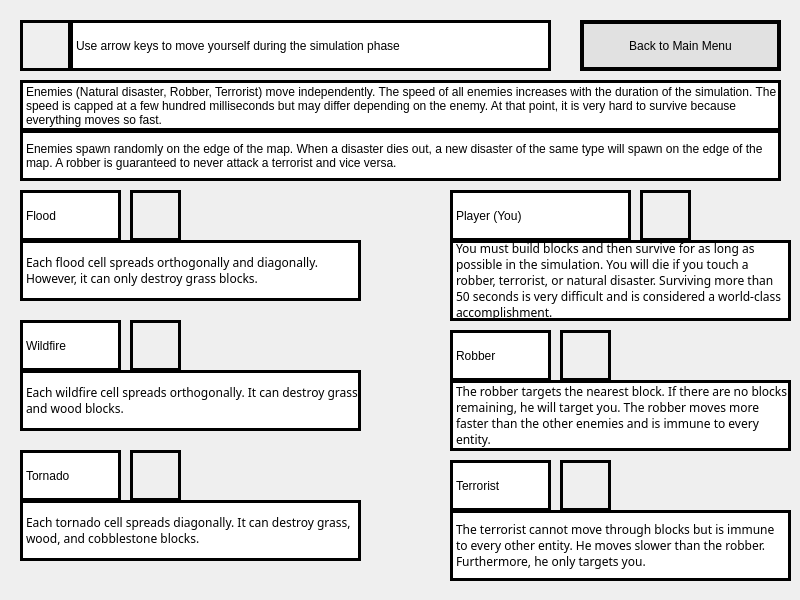
<?xml version="1.0" encoding="UTF-8"?>
<ui version="4.0">
 <class>MainWindow</class>
 <widget class="QMainWindow" name="MainWindow">
  <property name="geometry">
   <rect>
    <x>0</x>
    <y>0</y>
    <width>800</width>
    <height>600</height>
   </rect>
  </property>
  <property name="windowTitle">
   <string>MainWindow</string>
  </property>
  <widget class="QWidget" name="centralwidget">
   <widget class="QStackedWidget" name="stackedWidget">
    <property name="geometry">
     <rect>
      <x>0</x>
      <y>0</y>
      <width>801</width>
      <height>601</height>
     </rect>
    </property>
    <property name="styleSheet">
     <string notr="true"/>
    </property>
    <property name="currentIndex">
     <number>1</number>
    </property>
    <widget class="QWidget" name="mainMenuPage">
     <property name="autoFillBackground">
      <bool>false</bool>
     </property>
     <property name="styleSheet">
      <string notr="true">QWidget#mainMenuPage{
	background-image: url(:/img/img/apocalypseBackground.jpg);
}</string>
     </property>
     <widget class="QWidget" name="horizontalLayoutWidget">
      <property name="geometry">
       <rect>
        <x>240</x>
        <y>470</y>
        <width>301</width>
        <height>131</height>
       </rect>
      </property>
      <layout class="QHBoxLayout" name="horizontalLayout_3">
       <item>
        <widget class="QPushButton" name="playGameButton">
         <property name="sizePolicy">
          <sizepolicy hsizetype="Preferred" vsizetype="Preferred">
           <horstretch>0</horstretch>
           <verstretch>0</verstretch>
          </sizepolicy>
         </property>
         <property name="autoFillBackground">
          <bool>false</bool>
         </property>
         <property name="styleSheet">
          <string notr="true">QWidget#playGameButton{
	border-width: 4px;
	border-style: solid;
	border-color: green;
	background-color: rgb(170, 255, 127);
	font: 9px &quot;8514oem&quot;;
}

QWidget#playGameButton::pressed{
	border-width: 4px;
	border-style: solid;
	border-color: green;
	background-color: rgb(0, 255, 0);
	font: 9px &quot;8514oem&quot;;
}
</string>
         </property>
         <property name="text">
          <string>Play Game</string>
         </property>
        </widget>
       </item>
       <item>
        <layout class="QVBoxLayout" name="verticalLayout_3">
         <item>
          <widget class="QPushButton" name="tutorialButton">
           <property name="sizePolicy">
            <sizepolicy hsizetype="Minimum" vsizetype="Preferred">
             <horstretch>0</horstretch>
             <verstretch>0</verstretch>
            </sizepolicy>
           </property>
           <property name="styleSheet">
            <string notr="true">QWidget#tutorialButton{
	border-width: 4px;
	border-style: solid;
	border-color: red;
	background-color: rgb(255, 170, 127);
	font: 9px &quot;8514oem&quot;;
}

QWidget#tutorialButton::pressed{
	border-width: 4px;
	border-style: solid;
	border-color: red;
	background-color: rgb(255, 0, 127);
	font: 9px &quot;8514oem&quot;;
}</string>
           </property>
           <property name="text">
            <string>Tutorial</string>
           </property>
          </widget>
         </item>
         <item>
          <widget class="QPushButton" name="highscoresButton">
           <property name="sizePolicy">
            <sizepolicy hsizetype="Minimum" vsizetype="Preferred">
             <horstretch>0</horstretch>
             <verstretch>0</verstretch>
            </sizepolicy>
           </property>
           <property name="styleSheet">
            <string notr="true">QWidget#highscoresButton{
	border-width: 4px;
	border-style: solid;
	border-color: blue;
	background-color: rgb(170, 170, 255);
	font: 9px &quot;8514oem&quot;;
}

QWidget#highscoresButton::pressed{
	border-width: 4px;
	border-style: solid;
	border-color: blue;
	background-color: rgb(0, 85, 255);
	font: 9px &quot;8514oem&quot;;
}</string>
           </property>
           <property name="text">
            <string>Highscores</string>
           </property>
          </widget>
         </item>
        </layout>
       </item>
      </layout>
     </widget>
     <widget class="QLabel" name="titleLabel">
      <property name="geometry">
       <rect>
        <x>30</x>
        <y>30</y>
        <width>481</width>
        <height>81</height>
       </rect>
      </property>
      <property name="styleSheet">
       <string notr="true">QLabel#titleLabel{
	border-width: 4px;
	border-style: solid;
	border-color: black;
	background-color: rgb(230, 230, 230);
	font: 18pt &quot;Snap ITC&quot;;
}</string>
      </property>
      <property name="text">
       <string>End of World Survival Simulator</string>
      </property>
     </widget>
     <widget class="QLabel" name="musicLabel">
      <property name="geometry">
       <rect>
        <x>610</x>
        <y>20</y>
        <width>131</width>
        <height>41</height>
       </rect>
      </property>
      <property name="styleSheet">
       <string notr="true">QLabel#musicLabel{
	border-width: 3px;
	border-style: solid;
	border-color: black;
	background-color: white;
	font: 700 11pt &quot;Sitka Display&quot;;
	qproperty-alignment: AlignCenter;
}</string>
      </property>
      <property name="text">
       <string>Music</string>
      </property>
     </widget>
     <widget class="QCheckBox" name="musicCheckBox">
      <property name="geometry">
       <rect>
        <x>750</x>
        <y>20</y>
        <width>41</width>
        <height>41</height>
       </rect>
      </property>
      <property name="text">
       <string/>
      </property>
      <property name="checked">
       <bool>true</bool>
      </property>
      <property name="tristate">
       <bool>false</bool>
      </property>
     </widget>
    </widget>
    <widget class="QWidget" name="tutorialPage">
     <property name="styleSheet">
      <string notr="true">QWidget#tutorialPage{
	background-image: url(:/img/img/tutorialPageBackground.jpg);
}</string>
     </property>
     <widget class="QPushButton" name="tutorialPageBackToMainMenuButton">
      <property name="geometry">
       <rect>
        <x>580</x>
        <y>20</y>
        <width>201</width>
        <height>51</height>
       </rect>
      </property>
      <property name="styleSheet">
       <string notr="true">QWidget#tutorialPageBackToMainMenuButton{
	border-width: 4px;
	border-style: solid;
	border-color: black;
	background-color: rgb(225, 225, 225);
	font: 11pt &quot;Algerian&quot;;
}

QWidget#tutorialPageBackToMainMenuButton::pressed{
	border-width: 4px;
	border-style: solid;
	border-color: black;
	background-color: rgb(182, 182, 182);
	font: 11pt &quot;Algerian&quot;;
}</string>
      </property>
      <property name="text">
       <string>Back to Main Menu</string>
      </property>
     </widget>
     <widget class="QLabel" name="arrowKeysImageLabel">
      <property name="geometry">
       <rect>
        <x>20</x>
        <y>20</y>
        <width>51</width>
        <height>51</height>
       </rect>
      </property>
      <property name="styleSheet">
       <string notr="true">QLabel#arrowKeysImageLabel{
	border-width: 3px;
	border-style: solid;
	border-color: black;
}</string>
      </property>
      <property name="text">
       <string/>
      </property>
      <property name="pixmap">
       <pixmap resource="resource.qrc">:/img/img/arrowKeys.png</pixmap>
      </property>
      <property name="scaledContents">
       <bool>true</bool>
      </property>
     </widget>
     <widget class="QLabel" name="arrowKeysDescriptionLabel">
      <property name="geometry">
       <rect>
        <x>70</x>
        <y>20</y>
        <width>481</width>
        <height>51</height>
       </rect>
      </property>
      <property name="styleSheet">
       <string notr="true">QLabel#arrowKeysDescriptionLabel{
	border-width: 3px;
	border-style: solid;
	border-color: black;
	background-color: white;
	font: 700 11pt &quot;Sitka Display&quot;;
	qproperty-alignment: AlignCenter;
}</string>
      </property>
      <property name="text">
       <string>Use arrow keys to move yourself during the simulation phase</string>
      </property>
     </widget>
     <widget class="QLabel" name="playerLabel">
      <property name="geometry">
       <rect>
        <x>450</x>
        <y>190</y>
        <width>181</width>
        <height>51</height>
       </rect>
      </property>
      <property name="styleSheet">
       <string notr="true">QLabel#playerLabel{
	border-width: 3px;
	border-style: solid;
	border-color: black;
	background-color: white;
	font: 9pt &quot;8514oem&quot;;
	qproperty-alignment: AlignCenter;
}</string>
      </property>
      <property name="text">
       <string>Player (You)</string>
      </property>
     </widget>
     <widget class="QLabel" name="floodLabel">
      <property name="geometry">
       <rect>
        <x>20</x>
        <y>190</y>
        <width>101</width>
        <height>51</height>
       </rect>
      </property>
      <property name="styleSheet">
       <string notr="true">QLabel#floodLabel{
	border-width: 3px;
	border-style: solid;
	border-color: black;
	background-color: white;
	font: 9pt &quot;8514oem&quot;;
	qproperty-alignment: AlignCenter;
}</string>
      </property>
      <property name="text">
       <string>Flood</string>
      </property>
     </widget>
     <widget class="QLabel" name="playerImageLabel">
      <property name="geometry">
       <rect>
        <x>640</x>
        <y>190</y>
        <width>51</width>
        <height>51</height>
       </rect>
      </property>
      <property name="styleSheet">
       <string notr="true">QLabel#playerImageLabel{
	border-width: 3px;
	border-style: solid;
	border-color: black;
}</string>
      </property>
      <property name="text">
       <string/>
      </property>
      <property name="pixmap">
       <pixmap resource="resource.qrc">:/img/img/player.png</pixmap>
      </property>
      <property name="scaledContents">
       <bool>true</bool>
      </property>
     </widget>
     <widget class="QLabel" name="robberLabel">
      <property name="geometry">
       <rect>
        <x>450</x>
        <y>330</y>
        <width>101</width>
        <height>51</height>
       </rect>
      </property>
      <property name="styleSheet">
       <string notr="true">QLabel#robberLabel{
	border-width: 3px;
	border-style: solid;
	border-color: black;
	background-color: white;
	font: 9pt &quot;8514oem&quot;;
	qproperty-alignment: AlignCenter;
}</string>
      </property>
      <property name="text">
       <string>Robber</string>
      </property>
     </widget>
     <widget class="QLabel" name="robberImageLabel">
      <property name="geometry">
       <rect>
        <x>560</x>
        <y>330</y>
        <width>51</width>
        <height>51</height>
       </rect>
      </property>
      <property name="styleSheet">
       <string notr="true">QLabel#robberImageLabel{
	border-width: 3px;
	border-style: solid;
	border-color: black;
}</string>
      </property>
      <property name="text">
       <string/>
      </property>
      <property name="pixmap">
       <pixmap resource="resource.qrc">:/img/img/robber.jpg</pixmap>
      </property>
      <property name="scaledContents">
       <bool>true</bool>
      </property>
     </widget>
     <widget class="QLabel" name="terroristImageLabel">
      <property name="geometry">
       <rect>
        <x>560</x>
        <y>460</y>
        <width>51</width>
        <height>51</height>
       </rect>
      </property>
      <property name="styleSheet">
       <string notr="true">QLabel#terroristImageLabel{
	border-width: 3px;
	border-style: solid;
	border-color: black;
}</string>
      </property>
      <property name="text">
       <string/>
      </property>
      <property name="pixmap">
       <pixmap resource="resource.qrc">:/img/img/terrorist.jpg</pixmap>
      </property>
      <property name="scaledContents">
       <bool>true</bool>
      </property>
     </widget>
     <widget class="QLabel" name="terroristLabel">
      <property name="geometry">
       <rect>
        <x>450</x>
        <y>460</y>
        <width>101</width>
        <height>51</height>
       </rect>
      </property>
      <property name="styleSheet">
       <string notr="true">QLabel#terroristLabel{
	border-width: 3px;
	border-style: solid;
	border-color: black;
	background-color: white;
	font: 9pt &quot;8514oem&quot;;
	qproperty-alignment: AlignCenter;
}</string>
      </property>
      <property name="text">
       <string>Terrorist</string>
      </property>
     </widget>
     <widget class="QLabel" name="floodImageLabel">
      <property name="geometry">
       <rect>
        <x>130</x>
        <y>190</y>
        <width>51</width>
        <height>51</height>
       </rect>
      </property>
      <property name="styleSheet">
       <string notr="true">QLabel#floodImageLabel{
	border-width: 3px;
	border-style: solid;
	border-color: black;
}</string>
      </property>
      <property name="text">
       <string/>
      </property>
      <property name="pixmap">
       <pixmap resource="resource.qrc">:/img/img/flood.jpg</pixmap>
      </property>
      <property name="scaledContents">
       <bool>true</bool>
      </property>
     </widget>
     <widget class="QLabel" name="wildfireLabel">
      <property name="geometry">
       <rect>
        <x>20</x>
        <y>320</y>
        <width>101</width>
        <height>51</height>
       </rect>
      </property>
      <property name="styleSheet">
       <string notr="true">QLabel#wildfireLabel{
	border-width: 3px;
	border-style: solid;
	border-color: black;
	background-color: white;
	font: 9pt &quot;8514oem&quot;;
	qproperty-alignment: AlignCenter;
}</string>
      </property>
      <property name="text">
       <string>Wildfire</string>
      </property>
     </widget>
     <widget class="QLabel" name="wildfireImageLabel">
      <property name="geometry">
       <rect>
        <x>130</x>
        <y>320</y>
        <width>51</width>
        <height>51</height>
       </rect>
      </property>
      <property name="styleSheet">
       <string notr="true">QLabel#wildfireImageLabel{
	border-width: 3px;
	border-style: solid;
	border-color: black;
}</string>
      </property>
      <property name="text">
       <string/>
      </property>
      <property name="pixmap">
       <pixmap resource="resource.qrc">:/img/img/wildfire.jpg</pixmap>
      </property>
      <property name="scaledContents">
       <bool>true</bool>
      </property>
     </widget>
     <widget class="QLabel" name="tornadoLabel">
      <property name="geometry">
       <rect>
        <x>20</x>
        <y>450</y>
        <width>101</width>
        <height>51</height>
       </rect>
      </property>
      <property name="styleSheet">
       <string notr="true">QLabel#tornadoLabel{
	border-width: 3px;
	border-style: solid;
	border-color: black;
	background-color: white;
	font: 9pt &quot;8514oem&quot;;
	qproperty-alignment: AlignCenter;
}</string>
      </property>
      <property name="text">
       <string>Tornado</string>
      </property>
     </widget>
     <widget class="QLabel" name="tornadoImageLabel">
      <property name="geometry">
       <rect>
        <x>130</x>
        <y>450</y>
        <width>51</width>
        <height>51</height>
       </rect>
      </property>
      <property name="styleSheet">
       <string notr="true">QLabel#tornadoImageLabel{
	border-width: 3px;
	border-style: solid;
	border-color: black;
}</string>
      </property>
      <property name="text">
       <string/>
      </property>
      <property name="pixmap">
       <pixmap resource="resource.qrc">:/img/img/tornado.jpg</pixmap>
      </property>
      <property name="scaledContents">
       <bool>true</bool>
      </property>
     </widget>
     <widget class="QLabel" name="playerDescriptionLabel">
      <property name="geometry">
       <rect>
        <x>450</x>
        <y>240</y>
        <width>341</width>
        <height>81</height>
       </rect>
      </property>
      <property name="font">
       <font>
        <family>Titillium Web</family>
        <pointsize>9</pointsize>
        <italic>false</italic>
        <bold>false</bold>
       </font>
      </property>
      <property name="styleSheet">
       <string notr="true">QLabel#playerDescriptionLabel{
	border-width: 3px;
	border-style: solid;
	border-color: black;
	background-color: white;
	font: 9pt &quot;Titillium Web&quot;;
	qproperty-alignment: AlignCenter;
}</string>
      </property>
      <property name="text">
       <string>You must build blocks and then survive for as long as possible in the simulation. You will die if you touch a robber, terrorist, or natural disaster. Surviving more than 50 seconds is very difficult and is considered a world-class accomplishment.</string>
      </property>
      <property name="wordWrap">
       <bool>true</bool>
      </property>
     </widget>
     <widget class="QLabel" name="robberDescriptionLabel">
      <property name="geometry">
       <rect>
        <x>450</x>
        <y>380</y>
        <width>341</width>
        <height>71</height>
       </rect>
      </property>
      <property name="font">
       <font>
        <family>Titillium Web</family>
        <pointsize>9</pointsize>
        <italic>false</italic>
        <bold>false</bold>
       </font>
      </property>
      <property name="styleSheet">
       <string notr="true">QLabel#robberDescriptionLabel{
	border-width: 3px;
	border-style: solid;
	border-color: black;
	background-color: white;
	font: 9pt &quot;Titillium Web&quot;;
	qproperty-alignment: AlignCenter;
}</string>
      </property>
      <property name="text">
       <string>The robber targets the nearest block. If there are no blocks remaining, he will target you. The robber moves more faster than the other enemies and is immune to every entity.</string>
      </property>
      <property name="wordWrap">
       <bool>true</bool>
      </property>
     </widget>
     <widget class="QLabel" name="moveDescriptionLabel">
      <property name="geometry">
       <rect>
        <x>20</x>
        <y>80</y>
        <width>761</width>
        <height>51</height>
       </rect>
      </property>
      <property name="styleSheet">
       <string notr="true">QLabel#moveDescriptionLabel{
	border-width: 3px;
	border-style: solid;
	border-color: black;
	background-color: white;
	font: 9pt &quot;Titillium Web&quot;;
	qproperty-alignment: AlignCenter;
}</string>
      </property>
      <property name="text">
       <string>Enemies (Natural disaster, Robber, Terrorist) move independently. The speed of all enemies increases with the duration of the simulation. The speed is capped at a few hundred milliseconds but may differ depending on the enemy. At that point, it is very hard to survive because everything moves so fast.</string>
      </property>
      <property name="wordWrap">
       <bool>true</bool>
      </property>
     </widget>
     <widget class="QLabel" name="terroristDescriptionLabel">
      <property name="geometry">
       <rect>
        <x>450</x>
        <y>510</y>
        <width>341</width>
        <height>71</height>
       </rect>
      </property>
      <property name="font">
       <font>
        <family>Titillium Web</family>
        <pointsize>9</pointsize>
        <italic>false</italic>
        <bold>false</bold>
       </font>
      </property>
      <property name="styleSheet">
       <string notr="true">QLabel#terroristDescriptionLabel{
	border-width: 3px;
	border-style: solid;
	border-color: black;
	background-color: white;
	font: 9pt &quot;Titillium Web&quot;;
	qproperty-alignment: AlignCenter;
}</string>
      </property>
      <property name="text">
       <string>The terrorist cannot move through blocks but is immune to every other entity. He moves slower than the robber. Furthermore, he only targets you.</string>
      </property>
      <property name="wordWrap">
       <bool>true</bool>
      </property>
     </widget>
     <widget class="QLabel" name="floodDescriptionLabel">
      <property name="geometry">
       <rect>
        <x>20</x>
        <y>240</y>
        <width>341</width>
        <height>61</height>
       </rect>
      </property>
      <property name="font">
       <font>
        <family>Titillium Web</family>
        <pointsize>9</pointsize>
        <italic>false</italic>
        <bold>false</bold>
       </font>
      </property>
      <property name="styleSheet">
       <string notr="true">QLabel#floodDescriptionLabel{
	border-width: 3px;
	border-style: solid;
	border-color: black;
	background-color: white;
	font: 9pt &quot;Titillium Web&quot;;
	qproperty-alignment: AlignCenter;
}</string>
      </property>
      <property name="text">
       <string>Each flood cell spreads orthogonally and diagonally. However, it can only destroy grass blocks.</string>
      </property>
      <property name="wordWrap">
       <bool>true</bool>
      </property>
     </widget>
     <widget class="QLabel" name="rigorousTestingDescriptionLabel">
      <property name="geometry">
       <rect>
        <x>20</x>
        <y>130</y>
        <width>761</width>
        <height>51</height>
       </rect>
      </property>
      <property name="styleSheet">
       <string notr="true">QLabel#rigorousTestingDescriptionLabel{
	border-width: 3px;
	border-style: solid;
	border-color: black;
	background-color: white;
	font: 9pt &quot;Titillium Web&quot;;
	qproperty-alignment: AlignCenter;
}</string>
      </property>
      <property name="text">
       <string>Enemies spawn randomly on the edge of the map. When a disaster dies out, a new disaster of the same type will spawn on the edge of the map. A robber is guaranteed to never attack a terrorist and vice versa.</string>
      </property>
      <property name="wordWrap">
       <bool>true</bool>
      </property>
     </widget>
     <widget class="QLabel" name="wildfireDescriptionLabel">
      <property name="geometry">
       <rect>
        <x>20</x>
        <y>370</y>
        <width>341</width>
        <height>61</height>
       </rect>
      </property>
      <property name="font">
       <font>
        <family>Titillium Web</family>
        <pointsize>9</pointsize>
        <italic>false</italic>
        <bold>false</bold>
       </font>
      </property>
      <property name="styleSheet">
       <string notr="true">QLabel#wildfireDescriptionLabel{
	border-width: 3px;
	border-style: solid;
	border-color: black;
	background-color: white;
	font: 9pt &quot;Titillium Web&quot;;
	qproperty-alignment: AlignCenter;
}</string>
      </property>
      <property name="text">
       <string>Each wildfire cell spreads orthogonally. It can destroy grass and wood blocks.</string>
      </property>
      <property name="wordWrap">
       <bool>true</bool>
      </property>
     </widget>
     <widget class="QLabel" name="tornadoDescriptionLabel">
      <property name="geometry">
       <rect>
        <x>20</x>
        <y>500</y>
        <width>341</width>
        <height>61</height>
       </rect>
      </property>
      <property name="font">
       <font>
        <family>Titillium Web</family>
        <pointsize>9</pointsize>
        <italic>false</italic>
        <bold>false</bold>
       </font>
      </property>
      <property name="styleSheet">
       <string notr="true">QLabel#tornadoDescriptionLabel{
	border-width: 3px;
	border-style: solid;
	border-color: black;
	background-color: white;
	font: 9pt &quot;Titillium Web&quot;;
	qproperty-alignment: AlignCenter;
}</string>
      </property>
      <property name="text">
       <string>Each tornado cell spreads diagonally. It can destroy grass, wood, and cobblestone blocks.</string>
      </property>
      <property name="wordWrap">
       <bool>true</bool>
      </property>
     </widget>
    </widget>
    <widget class="QWidget" name="highscoresPage">
     <property name="styleSheet">
      <string notr="true">QWidget#highscoresPage{
	background-image: url(:/img/img/highscoresBackground.jpg);
}</string>
     </property>
     <widget class="QLabel" name="highscorePageFloodLabel">
      <property name="geometry">
       <rect>
        <x>50</x>
        <y>170</y>
        <width>61</width>
        <height>61</height>
       </rect>
      </property>
      <property name="styleSheet">
       <string notr="true">QLabel#highscorePageFloodLabel{
	border-width: 3px;
	border-style: solid;
	border-color: qlineargradient(spread:pad, x1:0, y1:0, x2:1, y2:0, stop:0 rgba(255, 0, 0, 255), stop:0.166 rgba(255, 255, 0, 255), stop:0.333 rgba(0, 255, 0, 255), stop:0.5 rgba(0, 255, 255, 255), stop:0.666 rgba(0, 0, 255, 255), stop:0.833 rgba(255, 0, 255, 255), stop:1 rgba(255, 0, 0, 255));
}</string>
      </property>
      <property name="text">
       <string/>
      </property>
      <property name="pixmap">
       <pixmap resource="resource.qrc">:/img/img/flood.jpg</pixmap>
      </property>
      <property name="scaledContents">
       <bool>true</bool>
      </property>
     </widget>
     <widget class="QLabel" name="highscorePageWildfireLabel">
      <property name="geometry">
       <rect>
        <x>50</x>
        <y>240</y>
        <width>61</width>
        <height>61</height>
       </rect>
      </property>
      <property name="styleSheet">
       <string notr="true">QLabel#highscorePageWildfireLabel{
	border-width: 3px;
	border-style: solid;
	border-color: qlineargradient(spread:pad, x1:0, y1:0, x2:1, y2:0, stop:0 rgba(255, 0, 0, 255), stop:0.166 rgba(255, 255, 0, 255), stop:0.333 rgba(0, 255, 0, 255), stop:0.5 rgba(0, 255, 255, 255), stop:0.666 rgba(0, 0, 255, 255), stop:0.833 rgba(255, 0, 255, 255), stop:1 rgba(255, 0, 0, 255));
}</string>
      </property>
      <property name="text">
       <string/>
      </property>
      <property name="pixmap">
       <pixmap resource="resource.qrc">:/img/img/wildfire.jpg</pixmap>
      </property>
      <property name="scaledContents">
       <bool>true</bool>
      </property>
     </widget>
     <widget class="QLabel" name="highscorePageTornadoLabel">
      <property name="geometry">
       <rect>
        <x>50</x>
        <y>310</y>
        <width>61</width>
        <height>61</height>
       </rect>
      </property>
      <property name="styleSheet">
       <string notr="true">QLabel#highscorePageTornadoLabel{
	border-width: 3px;
	border-style: solid;
	border-color: qlineargradient(spread:pad, x1:0, y1:0, x2:1, y2:0, stop:0 rgba(255, 0, 0, 255), stop:0.166 rgba(255, 255, 0, 255), stop:0.333 rgba(0, 255, 0, 255), stop:0.5 rgba(0, 255, 255, 255), stop:0.666 rgba(0, 0, 255, 255), stop:0.833 rgba(255, 0, 255, 255), stop:1 rgba(255, 0, 0, 255));
}</string>
      </property>
      <property name="text">
       <string/>
      </property>
      <property name="pixmap">
       <pixmap resource="resource.qrc">:/img/img/tornado.jpg</pixmap>
      </property>
      <property name="scaledContents">
       <bool>true</bool>
      </property>
     </widget>
     <widget class="QPushButton" name="highscorePageBackToMainMenuButton">
      <property name="geometry">
       <rect>
        <x>580</x>
        <y>20</y>
        <width>201</width>
        <height>51</height>
       </rect>
      </property>
      <property name="styleSheet">
       <string notr="true">QWidget#highscorePageBackToMainMenuButton{
	border-width: 4px;
	border-style: solid;
	border-color: black;
	background-color: rgb(225, 225, 225);
	font: 11pt &quot;Algerian&quot;;
}

QWidget#highscorePageBackToMainMenuButton::pressed{
	border-width: 4px;
	border-style: solid;
	border-color: black;
	background-color: rgb(182, 182, 182);
	font: 11pt &quot;Algerian&quot;;
}</string>
      </property>
      <property name="text">
       <string>Back to Main Menu</string>
      </property>
     </widget>
     <widget class="QLabel" name="highscoresLabel">
      <property name="geometry">
       <rect>
        <x>50</x>
        <y>100</y>
        <width>441</width>
        <height>61</height>
       </rect>
      </property>
      <property name="styleSheet">
       <string notr="true">QLabel#highscoresLabel{
	border-width: 3px;
	border-style: solid;
	border-color: qlineargradient(spread:pad, x1:0, y1:0, x2:1, y2:0, stop:0 rgba(255, 0, 0, 255), stop:0.166 rgba(255, 255, 0, 255), stop:0.333 rgba(0, 255, 0, 255), stop:0.5 rgba(0, 255, 255, 255), stop:0.666 rgba(0, 0, 255, 255), stop:0.833 rgba(255, 0, 255, 255), stop:1 rgba(255, 0, 0, 255));
	background-color: white;
	font: 9pt &quot;8514oem&quot;;
	qproperty-alignment: AlignCenter;
}</string>
      </property>
      <property name="text">
       <string>Highscores (max survival time in seconds)</string>
      </property>
     </widget>
     <widget class="QLabel" name="highscorePageFloodValueLabel">
      <property name="geometry">
       <rect>
        <x>120</x>
        <y>180</y>
        <width>371</width>
        <height>41</height>
       </rect>
      </property>
      <property name="styleSheet">
       <string notr="true">QLabel#highscorePageFloodValueLabel{
	border-width: 3px;
	border-style: solid;
	border-color: rgb(0, 0, 0);
	background-color: white;
	font: 9pt &quot;8514oem&quot;;
	qproperty-alignment: AlignCenter;
}</string>
      </property>
      <property name="text">
       <string/>
      </property>
     </widget>
     <widget class="QLabel" name="highscorePageWildfireValueLabel">
      <property name="geometry">
       <rect>
        <x>120</x>
        <y>250</y>
        <width>371</width>
        <height>41</height>
       </rect>
      </property>
      <property name="styleSheet">
       <string notr="true">QLabel#highscorePageWildfireValueLabel{
	border-width: 3px;
	border-style: solid;
	border-color: rgb(0, 0, 0);
	background-color: white;
	font: 9pt &quot;8514oem&quot;;
	qproperty-alignment: AlignCenter;
}</string>
      </property>
      <property name="text">
       <string/>
      </property>
     </widget>
     <widget class="QLabel" name="highscorePageTornadoValueLabel">
      <property name="geometry">
       <rect>
        <x>120</x>
        <y>320</y>
        <width>371</width>
        <height>41</height>
       </rect>
      </property>
      <property name="styleSheet">
       <string notr="true">QLabel#highscorePageTornadoValueLabel{
	border-width: 3px;
	border-style: solid;
	border-color: rgb(0, 0, 0);
	background-color: white;
	font: 9pt &quot;8514oem&quot;;
	qproperty-alignment: AlignCenter;
}</string>
      </property>
      <property name="text">
       <string/>
      </property>
     </widget>
     <widget class="QPushButton" name="clearHighscoresButton">
      <property name="geometry">
       <rect>
        <x>50</x>
        <y>420</y>
        <width>191</width>
        <height>51</height>
       </rect>
      </property>
      <property name="styleSheet">
       <string notr="true">QWidget#clearHighscoresButton{
	border-width: 4px;
	border-style: solid;
	border-color: black;
	background-color: rgb(225, 225, 225);
	font: 600 11pt &quot;Segoe UI Semibold&quot;;
}

QWidget#clearHighscoresButton::pressed{
	border-width: 4px;
	border-style: solid;
	border-color: black;
	background-color: rgb(182, 182, 182);
	font: 600 11pt &quot;Segoe UI Semibold&quot;;
}</string>
      </property>
      <property name="text">
       <string>Clear Highscores</string>
      </property>
     </widget>
     <widget class="QPushButton" name="clearRunLogButton">
      <property name="geometry">
       <rect>
        <x>50</x>
        <y>480</y>
        <width>191</width>
        <height>51</height>
       </rect>
      </property>
      <property name="styleSheet">
       <string notr="true">QWidget#clearRunLogButton{
	border-width: 4px;
	border-style: solid;
	border-color: black;
	background-color: rgb(225, 225, 225);
	font: 600 11pt &quot;Segoe UI Semibold&quot;;
}

QWidget#clearRunLogButton::pressed{
	border-width: 4px;
	border-style: solid;
	border-color: black;
	background-color: rgb(182, 182, 182);
	font: 600 11pt &quot;Segoe UI Semibold&quot;;
}</string>
      </property>
      <property name="text">
       <string>Clear Run Log</string>
      </property>
     </widget>
     <widget class="QListWidget" name="runLogListWidget">
      <property name="geometry">
       <rect>
        <x>520</x>
        <y>180</y>
        <width>261</width>
        <height>181</height>
       </rect>
      </property>
     </widget>
     <widget class="QLabel" name="runLogLabel">
      <property name="geometry">
       <rect>
        <x>520</x>
        <y>110</y>
        <width>261</width>
        <height>61</height>
       </rect>
      </property>
      <property name="styleSheet">
       <string notr="true">QLabel#runLogLabel{
	border-width: 3px;
	border-style: solid;
	border-color: qlineargradient(spread:pad, x1:0, y1:0, x2:1, y2:0, stop:0 rgba(255, 178, 102, 255), stop:0.55 rgba(235, 148, 61, 255), stop:0.98 rgba(0, 0, 0, 255), stop:1 rgba(0, 0, 0, 0));
	background-color: white;
	font: 9pt &quot;8514oem&quot;;
	qproperty-alignment: AlignCenter;
}</string>
      </property>
      <property name="text">
       <string>Run Log</string>
      </property>
     </widget>
    </widget>
   </widget>
  </widget>
 </widget>
 <resources>
  <include location="resource.qrc"/>
 </resources>
 <connections/>
</ui>
